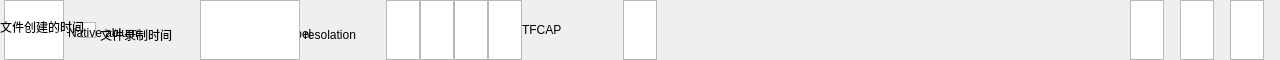
<?xml version="1.0" encoding="UTF-8"?>
<ui version="4.0">
 <class>StatusBarWindow</class>
 <widget class="QDialog" name="StatusBarWindow">
  <property name="geometry">
   <rect>
    <x>0</x>
    <y>0</y>
    <width>1280</width>
    <height>60</height>
   </rect>
  </property>
  <property name="windowTitle">
   <string>StatusBarWindow</string>
  </property>
    <widget class="QGraphicsView" name="status_icon">
      <property name="geometry">
          <rect>
              <x>4</x>
              <y>0</y>
              <width>60</width>
              <height>60</height>
          </rect>
      </property>
  </widget>  
    <widget class="QGraphicsView" name="rec_hint_icon">
      <property name="geometry">
          <rect>
              <x>80</x>
              <y>22</y>
              <width>16</width>
              <height>16</height>
          </rect>
      </property>
  </widget>
  <widget class="QLabel" name="rec_time_label">
	<property name="geometry">
	<rect>
	<x>100</x>
	<y>18</y>
	<width>100</width>
	<height>33</height>
	</rect>
	</property>
	<property name="text">
	<string>文件录制时间</string>
	</property>
	</widget> 
  <widget class="QLabel" name="file_create_time_label">
	<property name="geometry">
	<rect>
	<x>0</x>
	<y>10</y>
	<width>250</width>
	<height>33</height>
	</rect>
	</property>
	<property name="text">
	<string>文件创建的时间</string>
	</property>
  </widget> 
  <widget class="QLabel" name="time_label">
	<property name="geometry">
	<rect>
	<x>420</x>
	<y>60</y>
	<width>210</width>
	<height>60</height>
	</rect>
	</property>
	<property name="text">
	<string>显示系统时间</string>
	</property>
  </widget>
  <widget class="QGraphicsView" name="looprec_icon">
   <property name="geometry">
    <rect>
     <x>623</x>
     <y>0</y>
     <width>34</width>
     <height>60</height>
    </rect>
   </property>
   </widget>
   <widget class="QGraphicsView" name="lock_icon">
   <property name="geometry">
    <rect>
     <x>386</x>
     <y>0</y>
     <width>34</width>
     <height>60</height>
    </rect>
   </property>
   </widget>
  <widget class="QGraphicsView" name="wifi_icon">
   <property name="geometry">
    <rect>
     <x>420</x>
     <y>0</y>
     <width>34</width>
     <height>60</height>
    </rect>
   </property>
   </widget>
  <widget class="QGraphicsView" name="adas_icon">
   <property name="geometry">
    <rect>
     <x>454</x>
     <y>0</y>
     <width>34</width>
     <height>60</height>
    </rect>
   </property>
   </widget>
   <widget class="QGraphicsView" name="awmd_icon">
   <property name="geometry">
    <rect>
     <x>420</x>
     <y>0</y>
     <width>34</width>
     <height>60</height>
    </rect>
   </property>
   </widget>
   <widget class="QGraphicsView" name="park_icon">
   <property name="geometry">
    <rect>
     <x>454</x>
     <y>0</y>
     <width>34</width>
     <height>60</height>
    </rect>
   </property>
   </widget>
  <widget class="QGraphicsView" name="gps_icon">
   <property name="geometry">
    <rect>
     <x>488</x>
     <y>0</y>
     <width>34</width>
     <height>60</height>
    </rect>
   </property>
   </widget>
  <widget class="QLabel" name="tfcap_label">
   <property name="geometry">
    <rect>
     <x>522</x>
     <y>0</y>
     <width>80</width>
     <height>60</height>
    </rect>
   </property>
   <property name="text">
    <string>TFCAP</string>
   </property>
  </widget>
  <widget class="QGraphicsView" name="tf_icon">
   <property name="geometry">
    <rect>
     <x>1130</x>
     <y>0</y>
     <width>34</width>
     <height>60</height>
    </rect>
   </property>
  </widget>
   <widget class="QGraphicsView" name="voice_icon">
   <property name="geometry">
    <rect>
     <x>1180</x>
     <y>0</y>
     <width>34</width>
     <height>60</height>
    </rect>
   </property>
  </widget>
  <widget class="QGraphicsView" name="battery_icon">
   <property name="geometry">
    <rect>
     <x>1230</x>
     <y>0</y>
     <width>34</width>
     <height>60</height>
    </rect>
   </property>
  </widget>
  <widget class="QLabel" name="fileinfo_total">
   <property name="geometry">
     <rect>
     <x>260</x>
     <y>14</y>
     <width>100</width>
     <height>40</height>
    </rect>
   </property>
   <property name="text">
    <string>TextLabel</string>
   </property>
   <property name="alignment">
    <set>Qt::AlignLeading|Qt::AlignLeft|Qt::AlignVCenter</set>
   </property>
  </widget>
     <widget class="QLabel" name="playback_label">
   <property name="geometry">
    <rect>
     <x>68</x>
     <y>10</y>
     <width>128</width>
     <height>45</height>
    </rect>
   </property>
   <property name="text">
    <string>Native ablum</string>
   </property>
  </widget>  
  <widget class="QGraphicsView" name="resolation_icon">
   <property name="geometry">
    <rect>
     <x>200</x>
     <y>0</y>
     <width>100</width>
     <height>60</height>
    </rect>
   </property>
  </widget>
  <widget class="QLabel" name="tfleft_label">
   <property name="geometry">
    <rect>
     <x>304</x>
     <y>10</y>
     <width>240</width>
     <height>50</height>
    </rect>
   </property>
   <property name="text">
    <string>resolation</string>
   </property>
   <property name="scaledContents">
    <bool>false</bool>
   </property>
  </widget>
  
 </widget>
 <resources/>
 <connections/>
</ui>
